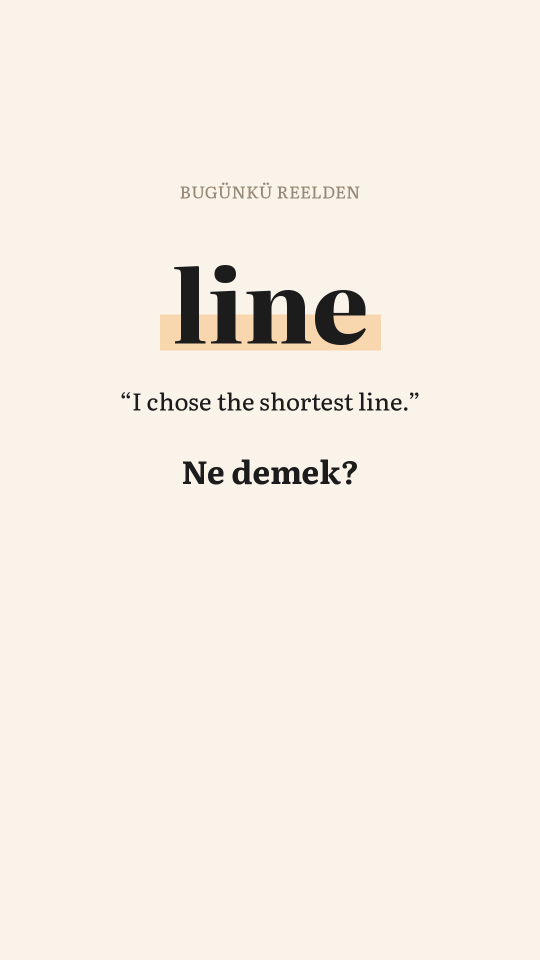
#> input picture icerik/2026-11-25_hikaye_kelime_line.png, 1080 x 1920 px, given in place of kapak_kucuk.png, which was not available (shown at 1/2 size)
$ python yap.py 5 5
#> lines starting #> are read from the running program, lines starting #| are printed output that depends on the picture
from PIL import Image, ImageDraw, ImageFont, ImageFilter
import sys
W,H=1080,1920; F='/home/claude/reklam/ad/assets/Literata.ttf'
def font(sz,w=400):
    f=ImageFont.truetype(F,sz); f.set_variation_by_axes([w if a['name']==b'Weight' else (sz/3 if a['name']==b'Optical size' else a['default']) for a in f.get_variation_axes()]); return f
BG=(250,243,234); INK=(34,30,26); GREY=(150,136,118); OR=(240,140,30)
im=Image.new('RGB',(W,H),BG)
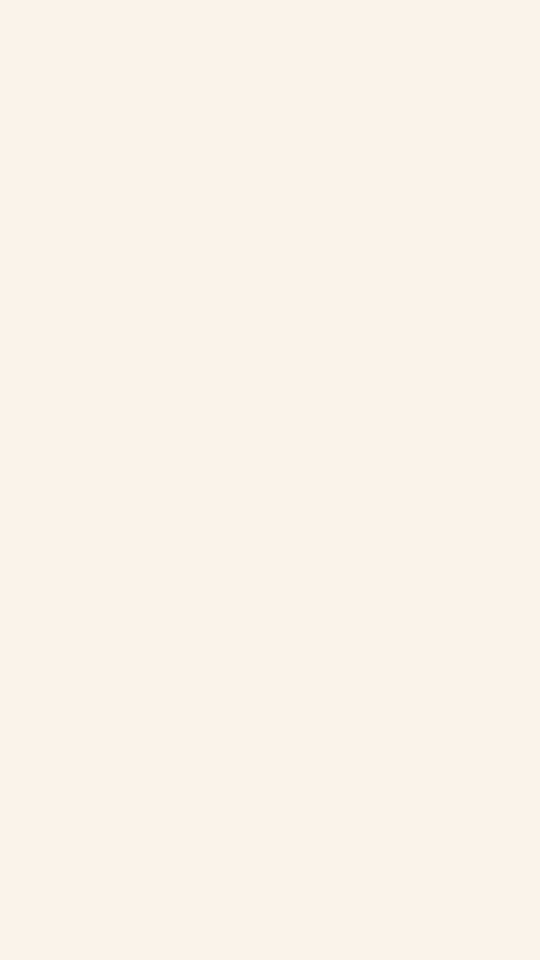
#> im: PIL image 1080x1920 RGB (shown at 1/2 size); mean R, G, B 250, 243, 234
cov=Image.open('kapak_kucuk.png').convert('RGB').crop((10,10,110,150))
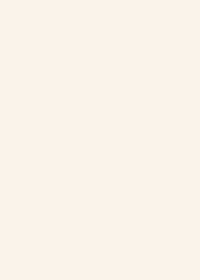
#> cov: PIL image 100x140 RGB (shown 2 times larger); mean R, G, B 250, 243, 234
cov=cov.resize((W,int(W*cov.height/cov.width)),Image.BICUBIC).filter(ImageFilter.GaussianBlur(5))
#> cov: PIL image 1080x1512 RGB
ch=660; cov=cov.crop((0,40,W,ch+40))
#> after `cov = cov.crop((0, 40, W, ch + 40))`:
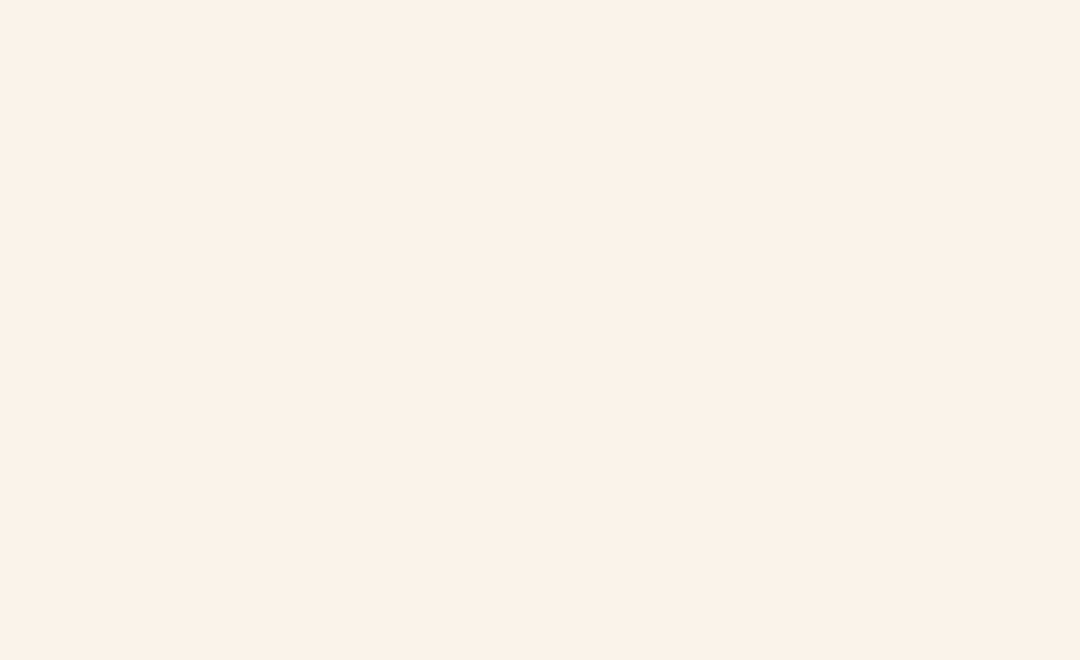
#> cov: PIL image 1080x660 RGB; mean R, G, B 250, 243, 234
g=Image.linear_gradient('L').resize((W,ch)).point(lambda v: int(max(0,min(255,(v-60)*255/150))))
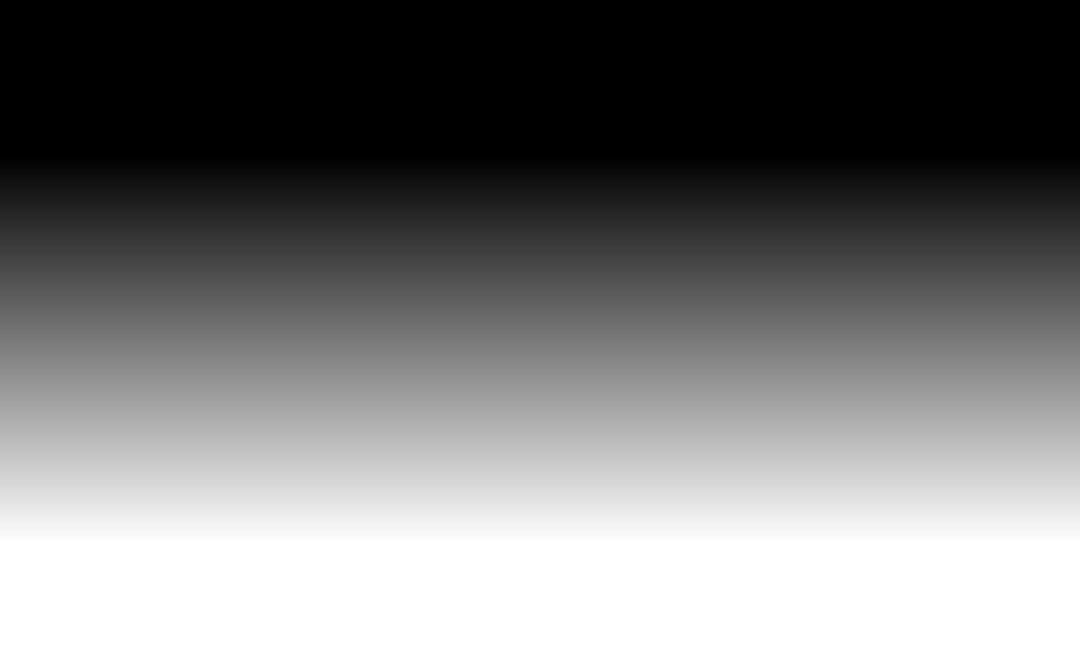
#> g: PIL image 1080x660 L; min 0, max 255, mean 119.8
im.paste(Image.composite(Image.new('RGB',(W,ch),BG),cov,g),(0,0))
d=ImageDraw.Draw(im)
d.text((W/2,620),'Bu akşam ne okuyorsun?',font=font(70,650),fill=INK,anchor='mm')
#> (the run stopped early here; a loop or call above may not have finished)
